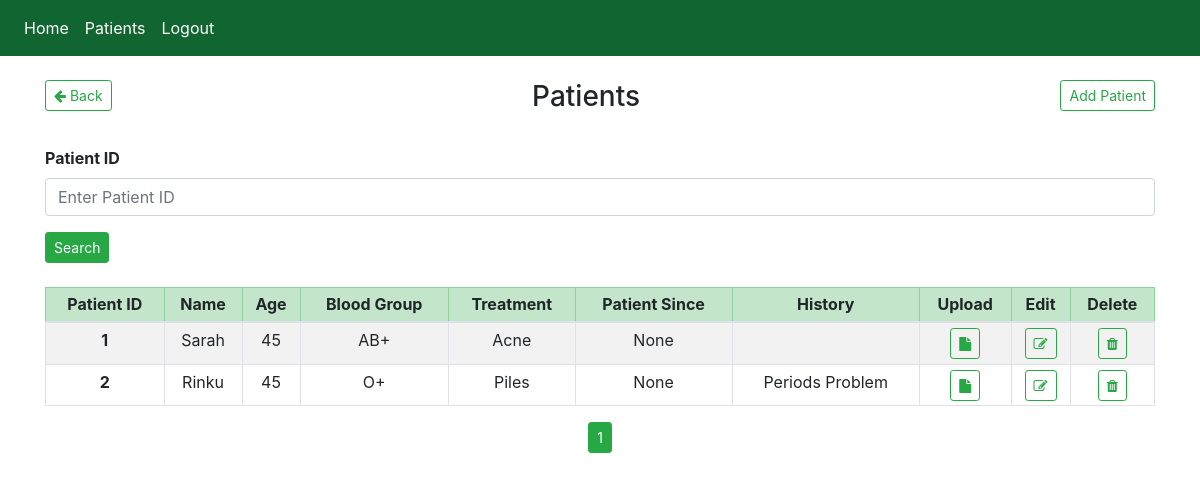
Page /patients (signed in) on the committed database.
### website/models.py (models this page shows)
@dataclass
class Patient(db.Model):
    id = db.Column(db.Integer, primary_key=True, autoincrement=True)
    name = db.Column(db.String(150))
    age = db.Column(db.Integer)
    blood_group = db.Column(db.String(150))
    treatment = db.Column(db.String(300))
    patient_since = db.Column(db.Date())
    history = db.Column(db.String(300))
    created_date = db.Column(db.DateTime(timezone=True), default=func.now())

### website/patients.py (the view)
@patients.route('/patients', methods=['POST', 'GET'])
def display_patients():
    page = request.args.get('page', 1, type=int)
    patients = Patient.query.filter_by().paginate(page=page, per_page=10)
    return render_template("patients/patients.html", user=current_user, data=patients)

### website/__init__.py (called while the page is built)
def create_app():
    app = Flask(__name__)
    app.config['SECRET_KEY'] = 'jfjgf jshjssbfg'
    app.config['SQLALCHEMY_DATABASE_URI'] = f'sqlite:///{DB_NAME}'
    db.init_app(app)
    from .views import views
    from .auth import auth
    from .patients import patients
    app.register_blueprint(views, url_prefix='/')
    app.register_blueprint(auth, url_prefix='/')
    app.register_blueprint(patients, url_prefix='/')
    from .models import User, Note
    create_database(app)
    login_manager = LoginManager()
    login_manager.login_view  = 'auth.login'
    login_manager.init_app(app)
    @login_manager.user_loader
    def load_user(id):
        return User.query.get(int(id))
    return app

### website/templates/patients/patients.html
{% extends "base.html" %} {% block title %}Patients{% endblock %}
{% block content %}
<br/>
{% block go_back %}
<a href="javascript:history.back()" class="btn btn-outline-success btn-sm" style="float:left;">  <i class="fa fa-arrow-left"></i> Back </a>
{% endblock %}
<button type="btn" class="btn btn-outline-success btn-sm" style="float:right;" id="add_search_patient_btn" onclick="window.location.href='{{ url_for('patients.add_patient_redirect')}}'">Add Patient</button>
<div id="search_patient_div" >
    <form action="{{ url_for('patients.get_patient') }}" method="POST">
        <h3 align="center">Patients</h3><br/>
        <div class="form-group">
            <label for="id"><b>Patient ID</b></label>
            <input type="text" class="form-control" id="id" name="id" placeholder="Enter Patient ID"/>
        </div>
        <button type="submit" class="btn btn-success btn-sm">Search</button>
    </form>
</div>
<br/>
{% if data %}
    <div id="search_patient_result_div" align="center">
        <table class="table table-striped table-bordered table-hover table-sm justify-content-center">
            <thead class="thead">
                <tr class="table-success">
                    <th class="text-center" scope="col">Patient ID</th>
                    <th class="text-center" scope="col">Name</th>
                    <th class="text-center" scope="col">Age</th>
                    <th class="text-center" scope="col">Blood Group</th>
                    <th class="text-center" scope="col">Treatment</th>
                    <th class="text-center" scope="col">Patient Since</th>
                    <th class="text-center" scope="col">History</th>
                    <th class="text-center" scope="col">Upload</th>
                    <th class="text-center" scope="col">Edit</th>
                    <th class="text-center" scope="col">Delete</th>
                </tr>
            </thead>
            <tbody>
                {% for item in data.items %}
                    <tr>
                        <th class="text-center" scope="row">{{ item.id }}</th>
                        <td class="text-center" >{{ item.name }}</td>
                        <td class="text-center" >{{ item.age }}</td>
                        <td class="text-center" >{{ item.blood_group }}</td>
                        <td class="text-center" >{{ item.treatment }}</td>
                        <td class="text-center" >{{ item.patient_since }}</td>
                        <td class="text-center" >{{ item.history }}</td>
                        <td class="text-center" >
                            <button type="button" class='btn btn-outline-success btn-sm' onclick="window.location.href='{{url_for('patients.fetch_patient',id=item.id, action='upload')}}'">
                                <i class="fa fa-file"></i>
                            </button>
                        </td>
                        <td class="text-center" >
                            <button type="button" class='btn btn-outline-success btn-sm' onclick="window.location.href='{{url_for('patients.fetch_patient',id=item.id, action='edit')}}'">
                                <i class="fa fa-edit"></i>
                            </button>
                        </td>
                        <td class="text-center" >
                            <button type="button" class='btn btn-outline-success btn-sm' onclick="deletePatient('{{item.id}}')">
                                <i class="fa fa-trash"></i>
                            </button>
                        </td>
                    </tr>
                {% endfor %}
            </tbody>
        </table>
        {% for page_num in data.iter_pages(left_edge=1, right_edge=1, left_current=1, right_current=1) %}
        {% if page_num %}
        {% if data.page == page_num %}
            <a class="btn btn-success btn-sm" href="{{ url_for('patients.display_patients', page=page_num)}}">{{ page_num }}</a>
        {% else %}
            <a class="btn btn-outline-success btn-sm" href="{{ url_for('patients.display_patients', page=page_num)}}">{{ page_num }}</a>
        {% endif %}
        {% else %}
         ...
        {% endif %}
        {% endfor %}
    </div>
{% endif %}
{% endblock %}

### rows in the picture
Patient: id "1", name "Sarah", age "45", blood_group "AB+", treatment "Acne", patient_since "None"
Patient: id "2", name "Rinku", age "45", blood_group "O+", treatment "Piles", patient_since "None", history "Periods Problem"

### other values in the picture
{{ page_num }} "1"
